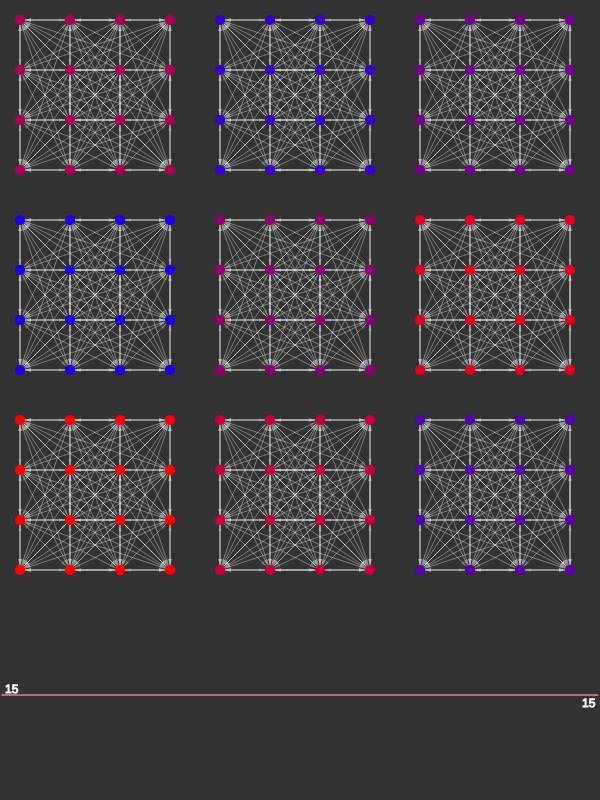
Frame 1 (no input)
Frame 60 (no input): identical to frame 1, image omitted
Frame 120 (the mouse pressed at the canvas centre since frame 60): identical to frame 1, image omitted

The p5.js sketch that drew this single still picture (run headless with seeded random() and noise() and a simulated clock; from frame 60 on, the mouse is pressed at the canvas centre):

// p5.js sketch
// ── sketch.js
let spacing = 50;
let buffer = 20; // Leave some space around the network
let node_diameter = 10; // How big should the nodes be?
let locality = 100;
let nonLocal_links = 20;
let mu = 200;

let network;
let reset_btn, seed_btn, slider, muSpan;

// Palette
let spikeColor;
let restColor;
let white;
let green;
let red;

let activities = [];

let communitiesID = [];
let communitiesNodes = [];
let communitiesList = [];
let node2comm = {};
let palette = [];
let within = [];
let between = [];

// Interface
let max_signals = 1000; // Limit number of infected agents to avoid killing my computer

function mousePressed() {
  network.progress = 0;
  for (let node of network.nodes) {
    let d = dist(mouseX, mouseY, node.pos.x, node.pos.y);
    if (d < 10) {
      network.nodes[node.id].fire(true, 1);
    }
  }
}

function reset() {
  cur_signals = 0;
  activities = [];
  within = [];
  between = [];
  network = new Network(4, 3);
  network.makeLattice();
  network.computeCommunities();
  network.wireCommunities();
  network.modularize(mu);
  muSpan.html(" &#x3BC; : " + str(mu));
}

function setup() {
  spikeColor = color(255, 0, 50);
  restColor = color(0, 65, 225);
  cnv = createCanvas(600, 800);
  white = color(255, 255, 255);
  red = color(255, 0, 0);
  green = color(0, 255, 0);
  reset_btn = createButton("reset");
  reset_btn.mousePressed(() => {
    reset();
  });
  seed_btn = createButton("seed");
  seed_btn.mousePressed(() => {
    // let seedComm = random(communitiesList);
    let seedComm = 0;
    for (let node of communitiesNodes[seedComm]) {
      node.fire(true, 1);
    }
  });
  slider = createSlider(0, 0.5, 0, 0.01);
  slider.input(() => {
    mu = slider.value();
    reset();
  });
  mu = slider.value();
  muSpan = createSpan(" &#x3BC; : " + str(mu));
  muSpan.style("font-size:18pt");

  reset();
}
let inDistr = [];
function draw() {
  background(50);

  // Draw FPS (rounded to 2 decimal places) at the bottom left of the screen
  // let fps = frameRate();
  // fill(255);
  // stroke(0);
  // textSize(15);
  // text('FPS: ' + fps.toFixed(0), width - 100, height - 20);

  // network.show();
  network.show();
  network.animate();
  network.update();

  inDistr = [];
  let sum = 0.0;
  for (let node of network.nodes) {
    inDistr.push(node.in.length);
    sum += node.in.length;
  }
  inDistr.sort((a, b) => {
    return +a < +b;
  });
  // let maxInDeg = max(inDistr);
  stroke(255);
  noFill();
  beginShape();
  let pos = 2;
  let incr = width / inDistr.length;
  for (let deg of inDistr) {
    vertex(pos, height - deg * 7);
    pos += incr;
  }
  endShape();
  text(str(inDistr[0]), 5, height - inDistr[0] * 7 - 2);
  text(
    str(inDistr[inDistr.length - 1]),
    width - 18,
    height - inDistr[inDistr.length - 1] * 7 + 12
  );
  let avg = sum / inDistr.length;
  stroke(255, 0, 0);
  strokeWeight(0.5);
  line(0, height - avg * 7, width, height - avg * 7);
}

class Network {
  constructor(c, NC) {
    this.progress = 0;
    this.dt = 0.04;
    this.c = c;
    this.commSize = c * c;
    this.commsPerSide = NC;
    this.numComms = NC * NC;
    this.N = this.numComms * this.commSize;
    this.numNodes = NC;
    this.nodes = [];
    this.links = [];
    this.adj = Array(this.N)
      .fill()
      .map(() => Array(this.N).fill(0));
  }

  makeLattice() {
    let ID = 0;

    for (let i = 0; i < this.c * this.commsPerSide; i++) {
      for (let j = 0; j < this.c * this.commsPerSide; j++) {
        let x = buffer + i * spacing;
        let y = buffer + j * spacing;
        let pos = createVector(x, y);
        this.nodes.push(new Node(pos, ID));
        ID += 1;
      }
    }
  }

  computeCommunities() {
    communitiesID = [];
    communitiesNodes = [];
    node2comm = {};
    communitiesList = [];
    for (let i = 0; i < this.numComms; i++) {
      communitiesList.push(i);
    }
    let commID = 0;
    for (let c = 0; c < this.numComms; c++) {
      let col = lerpColor(
        color(255, 0, 0),
        color(0, 0, 255),
        c / this.numComms
      );
      palette.push(col);
    }

    palette = shuffle(palette);

    for (let i = 0; i < this.commsPerSide; i++) {
      for (let j = 0; j < this.commsPerSide; j++) {
        let communityIDs = [];
        let communityNodes = [];

        for (let k = 0; k < this.c; k++) {
          for (let z = 0; z < this.c; z++) {
            let id =
              this.commsPerSide * this.commSize * i +
              this.c * j +
              z +
              k * (this.commsPerSide * this.c);
            node2comm[id] = commID;
            communityIDs.push(id);
            communityNodes.push(this.nodes[id]);
          }
        }
        commID += 1;
        communitiesID.push(communityIDs);
        communitiesNodes.push(communityNodes);
      }
    }
  }

  rewire(link, newTo) {
    // unwire destination
    link.to.in.splice(link.to.in.indexOf(link), 1);

    // change destination
    link.to = newTo;

    // wire destination
    link.to.in.push(link);
  }

  modularize(mu) {
    let tot = within.length;
    let target = int(tot * mu);
    for (let i = 0; i < target; i++) {
      // pick edge to rewire
      let link = random(within);
      // remove link from "within" list
      within.splice(within.indexOf(link), 1);
      // find out current community
      let from = link.from;
      let currComm = node2comm[from.id];
      // pick new community
      let opts = communitiesList.filter(comm => {
        return comm != currComm;
      });
      let newComm = random(opts);
      let newTo = random(communitiesNodes[newComm]);
      this.rewire(link, newTo);
      between.push(link);
    }
  }

  wireCommunities() {
    this.links = [];

    for (let node of this.nodes) {
      node.out = [];
      node.in = [];
    }

    for (let community of communitiesNodes) {
      for (let from of community) {
        for (let to of community) {
          if (to != from) {
            let link = new Link(from, to);
            from.out.push(link);
            to.in.push(link);
            this.links.push(link);
            this.adj[from.id][to.id] = 1;
            within.push(link);
          }
        }
      }
    }
  }

  update() {
    this.progress += this.dt;

    for (let link of this.links) {
      link.update(this.progress);
    }

    if (this.progress > 1) {
      this.progress = 0;
      let counter = 0;
      for (let node of this.nodes) {
        if (node.fired) {
          node.fired = false;
          counter += 1;
        }
      }
      if (counter > 0) {
        activities.unshift(counter);
        if (activities.length > width / 2) {
          activities.pop();
        }
      }
    }
    for (let node of this.nodes) {
      node.fire();
      // node.update();
    }
  }

  animate() {
    for (let link of this.links) {
      link.animate(this.progress);
    }
    for (let node of this.nodes) {
      node.animate();
    }
  }

  show() {
    for (let link of this.links) {
      link.show(this.progress);
    }
    for (let node of this.nodes) {
      node.show();
    }
  }
}

class Node {
  constructor(pos, ID) {
    this.pos = pos;
    this.id = ID;
    this.out = [];
    this.in = [];
    this.base_threshold = (network.commSize - 1) / 2;
    this.activity = 0;
    this.threshold = this.base_threshold;
    this.fired = false;
  }

  // force is used so that clicking bypasses the infection probability
  fire(force) {
    if (force || this.activity >= this.threshold) {
      this.fired = true;
      for (let edge of this.out) {
        // if we have not reached the max amount of carriers add a new one
        edge.fire();
      }
    }
    this.activity = 0;
  }

  deliver(payload) {
    this.activity += payload;
  }

  // update() {
  //   if (this.threshold > this.base_threshold) {
  //     this.threshold -= 0.1;
  //   }
  //   if (this.activity > 0) {
  //     this.activity -= 0.005;
  //   }
  // }

  show() {
    noStroke(); // no border
    fill(palette[node2comm[this.id]]);
    ellipse(this.pos.x, this.pos.y, node_diameter, node_diameter);
    // textSize(10);
    // text(str(this.id), this.pos.x + 4, this.pos.y);
  }

  animate() {
    noStroke();
    let col = lerpColor(restColor, spikeColor, this.activity / this.threshold);
    if (this.fired) {
      fill("yellow");
    } else {
      // fill(col);
      fill(palette[node2comm[this.id]]);
    }
    // if (this.activity > 0) {
    //     ellipse(this.pos.x, this.pos.y, node_diameter + this.activity * 5);
    // } else {
    //     ellipse(this.pos.x, this.pos.y, node_diameter);
    // }
    ellipse(this.pos.x, this.pos.y, node_diameter);
  }
}

class Link {
  constructor(from, to) {
    this.payload = 0;
    this.from = from;
    this.to = to;
  }

  fire() {
    this.payload += 1;
  }

  animate(progress) {
    if (this.payload > 0) {
      let tmp = p5.Vector.lerp(this.from.pos, this.to.pos, progress);
      noStroke();
      fill(255);
      ellipse(tmp.x, tmp.y, 5 * this.payload);
      // stroke(255, 0, 0, 90);
      // strokeWeight(map(progress, 0, 1, 1, 6));
      // line(
      //     this.from.pos.x,
      //     this.from.pos.y,
      //     this.to.pos.x,
      //     this.to.pos.y,
      // );
    }
  }

  update(progress) {
    if (this.payload > 0) {
      if (progress >= 1) {
        this.to.deliver(this.payload);
        this.payload = 0;
      }
    }
  }

  show() {
    strokeWeight(1);
    // paint link red if there are carriers travelling on it
    if (this.payload > 0) {
      stroke(255, 50, 50); // infected is reddish
    } else {
      stroke(255, 50); // default is greyish
    }

    line(this.from.pos.x, this.from.pos.y, this.to.pos.x, this.to.pos.y);
    arrowhead(this.from, this.to, 2, 6, node_diameter);
  }
}

// to show the direction of the link, require some calculation but it's worth it.
function arrowhead(from, to, base, height, distance) {
  let rot = p5.Vector.sub(to.pos, from.pos).heading(); // get angle of the link
  push();
  translate(to.pos.x, to.pos.y); // move the origin to the target the arrow is pointing to
  rotate(rot); // rotate to align the tip
  noStroke(); // strong independent arrows need no border
  fill(255, 50); // a bit of transparency, we want to see them if they overlap
  triangle(
    -distance / 2 - 1,
    0,
    -distance / 2 - height,
    -base,
    -distance / 2 - height,
    +base
  );
  pop();
}
